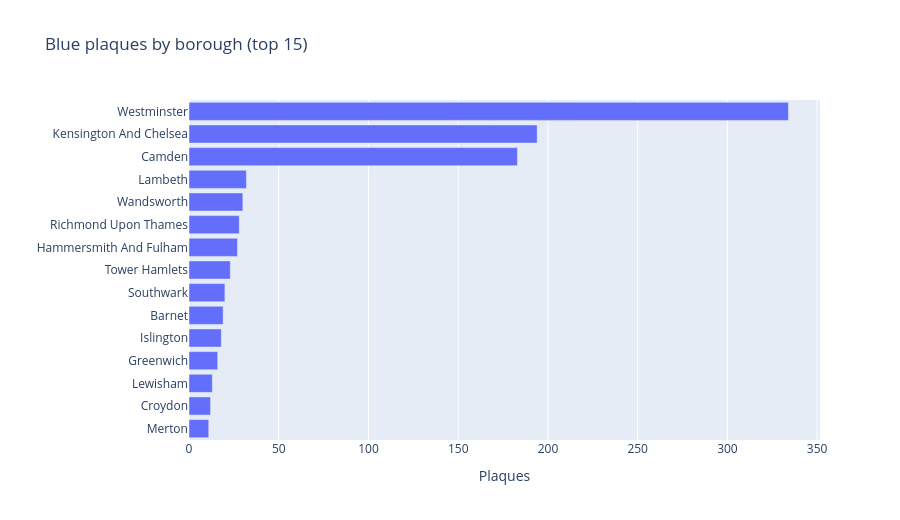

The notebook cell this image was saved under:
### Markdown cell above
## Three boroughs hold two-thirds of the memory

### Code cell
top3 = df["borough_short"].value_counts().head(3)
print(f"Top-3 borough share: {top3.sum() / len(df) * 100:.1f}%")
bor = df["borough_short"].value_counts().head(15).sort_values()
fig_bor = px.bar(x=bor.values, y=bor.index, orientation="h",
                 labels={"x": "Plaques", "y": ""}, height=520,
                 title="Blue plaques by borough (top 15)")
fig_bor.show()

### Figure 1 — Plotly figure (JSON) as saved in the notebook; plotly's stock layout.template omitted (floating-point values rounded to 4 significant figures)
{"data": [{"hovertemplate": "Plaques=%{x}<br>=%{y}<extra></extra>", "legendgroup": "", "marker": {"color": "#636efa", "pattern": {"shape": ""}}, "name": "", "orientation": "h", "showlegend": false, "textposition": "auto", "type": "bar", "x": [11, 12, 13, 16, 18, 19, 20, 23, 27, 28, 30, 32, 183, 194, 334], "xaxis": "x", "y": ["Merton", "Croydon", "Lewisham", "Greenwich", "Islington", "Barnet", "Southwark", "Tower Hamlets", "Hammersmith And Fulham", "Richmond Upon Thames", "Wandsworth", "Lambeth", "Camden", "Kensington And Chelsea", "Westminster"], "yaxis": "y"}], "layout": {"barmode": "relative", "height": 520, "legend": {"tracegroupgap": 0}, "title": {"text": "Blue plaques by borough (top 15)"}, "xaxis": {"anchor": "y", "domain": [0.0, 1.0], "title": {"text": "Plaques"}}, "yaxis": {"anchor": "x", "domain": [0.0, 1.0], "title": {"text": ""}}}}
